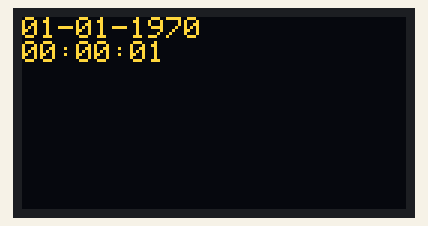
The sketch below on a simulated ESP8266 (NodeMCU). Shown: 128×64 one-colour display. The OLED is the two-colour kind (top 16 rows yellow); WiFi joins after 1.5 s; servers stay silent unless stated; what the sketch prints to the serial monitor is not drawn.

Above: at 2.6 s.
At 3.6 s:
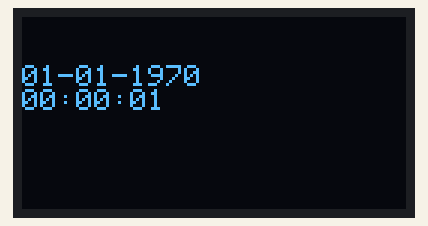
At 4.7 s:
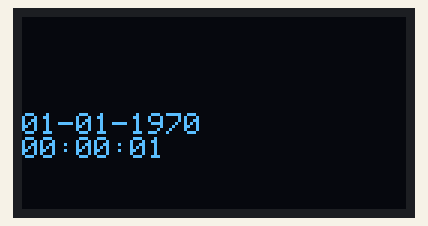
At 5.7 s:
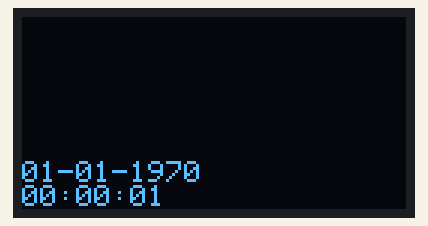

The sketch:

basic.ino
```cpp
#include <ESP8266WiFi.h>
#include <WiFiUdp.h>
#include <Wire.h>
#include <Adafruit_GFX.h>
#include <Adafruit_SSD1306.h>

// Konstanta untuk paket NTP
const uint8_t NTP_PACKET_SIZE = 48;

// Konstanta untuk koneksi WiFi
const char* SSID = "your_wifi_ssid";
const char* PASSWORD = "your_wifi_password";

// Konstanta untuk OLED 0.96
#define OLED_RESET 4
Adafruit_SSD1306 display(OLED_RESET);

// Variabel global untuk menyimpan data yang diterima dari server NTP
byte packetBuffer[NTP_PACKET_SIZE];

// Variabel global untuk menyimpan waktu NTP terakhir yang diperbarui
time_t lastUpdateTime = 0;

// Interval waktu antara setiap pembaruan waktu NTP (dalam milidetik)
const long UPDATE_INTERVAL = 5 * 60 * 1000;

// Fungsi untuk mengirimkan permintaan waktu NTP ke server NTP yang telah ditentukan
void sendNTPpacket(IPAddress& address)
{
  // Menyiapkan paket NTP
  memset(packetBuffer, 0, NTP_PACKET_SIZE);
  packetBuffer[0] = 0b11100011;   // LI, Version, Mode
  packetBuffer[1] = 0;     // Stratum, or type of clock
  packetBuffer[2] = 6;     // Polling Interval
  packetBuffer[3] = 0xEC;  // Peer Clock Precision
  // 8 bytes of zero for Root Delay & Root Dispersion
  packetBuffer[12]  = 49;
  packetBuffer[13]  = 0x4E;
  packetBuffer[14]  = 49;
  packetBuffer[15]  = 52;

  // Mengirimkan paket NTP
  WiFiUDP udp;
  udp.beginPacket(address, 123);
  udp.write(packetBuffer, NTP_PACKET_SIZE);
  udp.endPacket();
}

// Fungsi untuk mengambil waktu NTP
time_t getNTPTime() {
  // Konfigurasi server NTP yang akan digunakan
  const char* ntpServer = "pool.ntp.org";
  const long gmtOffset_sec = 3600;
  const int daylightOffset_sec = 3600;

  WiFiUDP udp;
  udp.begin(2390);

  IPAddress timeServerIP;
  WiFi.hostByName(ntpServer, timeServerIP);

  sendNTPpacket(timeServerIP);
  delay(1000);

  int cb = udp.parsePacket();
  if (!cb) {
    Serial.println("No packet yet");
  }
  else {
    Serial.print("packet received, length=");
    Serial.println(cb);

    udp.read(packetBuffer, NTP_PACKET_SIZE);

    unsigned long highWord = word(packetBuffer[40], packetBuffer[41]);
    unsigned long lowWord = word(packetBuffer[42], packetBuffer[43]);
    unsigned long secsSince1900 = highWord << 16 | lowWord;
    const unsigned long seventyYears = 2208988800UL;
    unsigned long epoch = secsSince1900 - seventyYears;

    return epoch;
  }
}

// Fungsi untuk mengkonversi waktu Unix ke dalam format tanggal dan waktu
void convertUnixTime(time_t t, char* dateStr, int dateStrSize, char* timeStr, int timeStrSize) {
  struct tm* ptm = gmtime(&t);
  strftime(dateStr, dateStrSize, "%d-%m-%Y", ptm);
  strftime(timeStr, timeStrSize, "%H:%M:%S", ptm);
}

void setup() {
  Serial.begin(115200);

  // Inisialisasi OLED 0.96
  display.begin(SSD1306_SWITCHCAPVCC, 0x3C);
  display.clearDisplay();
  display.setTextSize(1);
  display.setTextColor(WHITE);
  display.setCursor(0, 0);

  // Koneksi ke WiFi
  WiFi.begin(SSID, PASSWORD);
  Serial.println("Connecting to WiFi...");
  while (WiFi.status() != WL_CONNECTED) {
    delay(500);
    Serial.print(".");
  }
  Serial.println();

  // Menyinkronisasi waktu NTP pertama kali
  lastUpdateTime = getNTPTime();
}

void loop() {
  // Mengambil waktu saat ini (dalam milidetik)
  unsigned long currentTime = millis();

  // Jika sudah lewat waktu pembaruan waktu NTP, maka sinkronisasi waktu NTP
  if (currentTime - lastUpdateTime >= UPDATE_INTERVAL) {
    lastUpdateTime = getNTPTime();
  }

  // Mengkonversi waktu NTP terakhir yang diperbarui ke dalam format tanggal dan waktu
  char dateStr[11];
  char timeStr[9];
  convertUnixTime(lastUpdateTime, dateStr, 11, timeStr, 9);

  // Menampilkan waktu NTP terakhir yang diperbarui pada OLED 0.96
  display.clearDisplay();
  display.println(dateStr);
  display.println(timeStr);
  display.display();

  // Delay selama 1 detik
  delay(1000);
}
```

Measured:
- what the display in image 0 shows lasts 1.0 s, from 2.6 s to 3.6 s
